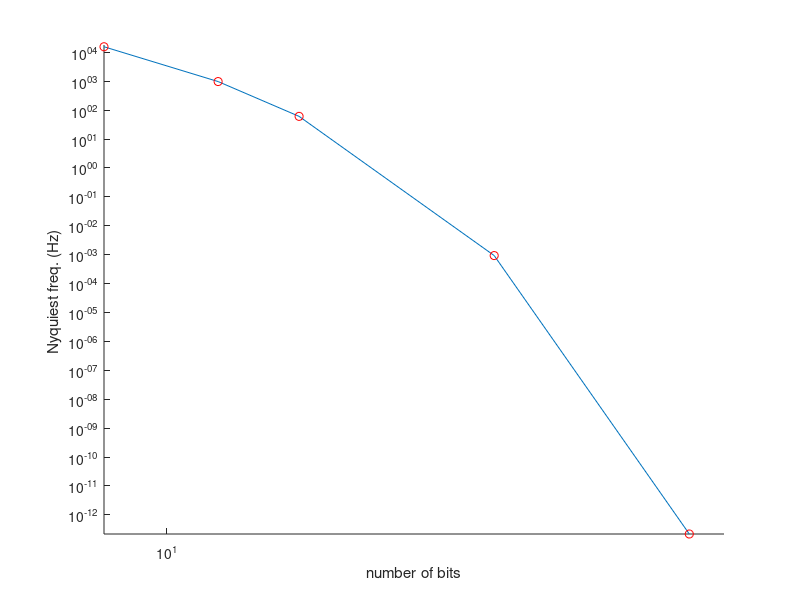

This chart was generated by the following MATLAB code:

close
clear

n = [8, 12, 16, 32, 64];
sht = (2e6)^-1 * 2.^n;
sht = sht.^-1 * 2;

%%Plots with dots and 90% line
% Enter x and y axis values here
run = n;
rise = sht;
% Enter axis labels to use, comment out otherwise
xstring = 'number of bits';
ystring = 'Nyquiest freq. (Hz) ';
%Set the percent mark of y-axis "response time"
% else comment out
%percent_fit = 100;

% Calculate axis ranges
dim_offset = 0.15;
drun = abs(max(run) - min(run));
drise = abs(max(rise)-min(rise));
%drise = drun;
dims = [min(run)-drun*dim_offset ...
        max(run)+drun*dim_offset ...
        min(rise)-drise*dim_offset ...
        max(rise)+drise*dim_offset];


%subplot(2,1,1);
hold on
t = loglog(run, rise);
p = loglog(run, rise,'or');
set(gca,'YScale','log');


axis(dims );
if(exist('xstring') & exist('ystring'))
    xlabel(xstring );
    ylabel(ystring );
end

% Calculate and plot percent fit line, if required
if(exist('percent_fit'))
    m = (max(rise) - min(rise))* percent_fit/100 + min(rise);

    y = ones([1,length(run)])*m;
     l = plot(run,y,'g');

    px = drun*.75 + min(run);
    py = drise*.25 + min(rise);
    rtext = strcat(num2str(percent_fit),'% response ', ' ');
    text(px,py,rtext,'Color','g');
end



hold off
